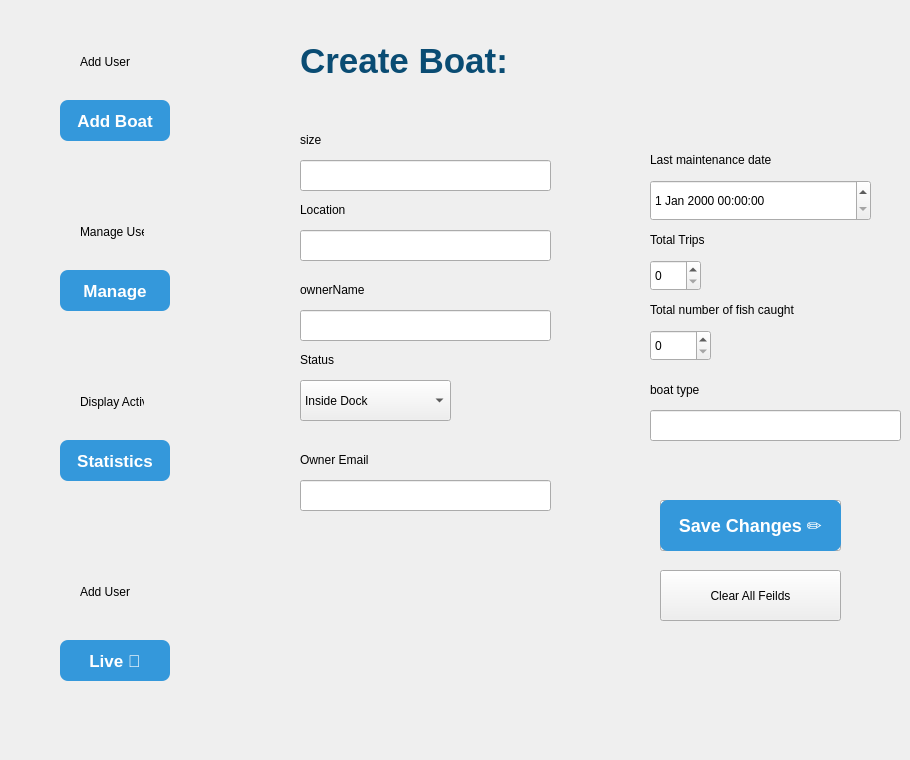
     <widget class="QWidget" name="user_page1_5">
      <widget class="QWidget" name="BackFrame_19" native="true">
       <property name="geometry">
        <rect>
         <x>10</x>
         <y>10</y>
         <width>201</width>
         <height>741</height>
        </rect>
       </property>
       <widget class="QPushButton" name="Display_19">
        <property name="geometry">
         <rect>
          <x>50</x>
          <y>430</y>
          <width>110</width>
          <height>41</height>
         </rect>
        </property>
        <property name="styleSheet">
         <string notr="true">QPushButton {
    background-color: #3498db;
    color: white;
    font-size: 17px;
    font-weight: bold;
    border: none;
    border-radius: 8px;
    padding: 8px 16px;
}
QPushButton:hover {
    background: qlineargradient(x1:0, y1:0, x2:0, y2:1,
                                stop:0 #38bdf8, stop:1 #0ea5e9);
}

QPushButton:pressed {
    background: qlineargradient(x1:0, y1:0, x2:0, y2:1,
                                stop:0 #0369a1, stop:1 #075985);
}
</string>
        </property>
        <property name="text">
         <string>Statistics</string>
        </property>
       </widget>
       <widget class="QLabel" name="dispboat1">
        <property name="geometry">
         <rect>
          <x>70</x>
          <y>360</y>
          <width>64</width>
          <height>64</height>
         </rect>
        </property>
        <property name="styleSheet">
         <string notr="true">ui-&gt;adduser-&gt;setFixedSize(32, 32);</string>
        </property>
        <property name="text">
         <string>Display Activity </string>
        </property>
       </widget>
       <widget class="QPushButton" name="Manage_19">
        <property name="geometry">
         <rect>
          <x>50</x>
          <y>260</y>
          <width>110</width>
          <height>41</height>
         </rect>
        </property>
        <property name="styleSheet">
         <string notr="true">QPushButton {
    background-color: #3498db;
    color: white;
    font-size: 17px;
    font-weight: bold;
    border: none;
    border-radius: 8px;
    padding: 8px 16px;
}
QPushButton:hover {
    background: qlineargradient(x1:0, y1:0, x2:0, y2:1,
                                stop:0 #38bdf8, stop:1 #0ea5e9);
}

QPushButton:pressed {
    background: qlineargradient(x1:0, y1:0, x2:0, y2:1,
                                stop:0 #0369a1, stop:1 #075985);
}
</string>
        </property>
        <property name="text">
         <string>Manage</string>
        </property>
       </widget>
       <widget class="QLabel" name="ManBoat1">
        <property name="geometry">
         <rect>
          <x>70</x>
          <y>190</y>
          <width>64</width>
          <height>64</height>
         </rect>
        </property>
        <property name="styleSheet">
         <string notr="true">ui-&gt;adduser-&gt;setFixedSize(32, 32);</string>
        </property>
        <property name="text">
         <string>Manage User</string>
        </property>
       </widget>
       <widget class="QPushButton" name="add_user_19">
        <property name="geometry">
         <rect>
          <x>50</x>
          <y>90</y>
          <width>110</width>
          <height>41</height>
         </rect>
        </property>
        <property name="styleSheet">
         <string notr="true">QPushButton {
    background-color: #3498db;
    color: white;
    font-size: 17px;
    font-weight: bold;
    border: none;
    border-radius: 8px;
    padding: 8px 16px;
}
QPushButton:hover {
    background: qlineargradient(x1:0, y1:0, x2:0, y2:1,
                                stop:0 #38bdf8, stop:1 #0ea5e9);
}

QPushButton:pressed {
    background: qlineargradient(x1:0, y1:0, x2:0, y2:1,
                                stop:0 #0369a1, stop:1 #075985);
}
</string>
        </property>
        <property name="text">
         <string>Add Boat</string>
        </property>
       </widget>
       <widget class="QLabel" name="Addboat1">
        <property name="geometry">
         <rect>
          <x>70</x>
          <y>20</y>
          <width>64</width>
          <height>64</height>
         </rect>
        </property>
        <property name="styleSheet">
         <string notr="true">ui-&gt;adduser-&gt;setFixedSize(32, 32);</string>
        </property>
        <property name="text">
         <string>Add User</string>
        </property>
       </widget>
       <widget class="QPushButton" name="forgetpwd_7">
        <property name="geometry">
         <rect>
          <x>50</x>
          <y>630</y>
          <width>110</width>
          <height>41</height>
         </rect>
        </property>
        <property name="styleSheet">
         <string notr="true">QPushButton {
    background-color: #3498db;
    color: white;
    font-size: 17px;
    font-weight: bold;
    border: none;
    border-radius: 8px;
    padding: 8px 16px;
}
QPushButton:hover {
    background: qlineargradient(x1:0, y1:0, x2:0, y2:1,
                                stop:0 #38bdf8, stop:1 #0ea5e9);
}

QPushButton:pressed {
    background: qlineargradient(x1:0, y1:0, x2:0, y2:1,
                                stop:0 #0369a1, stop:1 #075985);
}
</string>
        </property>
        <property name="text">
         <string>Live 📌</string>
        </property>
       </widget>
       <widget class="QLabel" name="Live1">
        <property name="geometry">
         <rect>
          <x>70</x>
          <y>550</y>
          <width>64</width>
          <height>64</height>
         </rect>
        </property>
        <property name="styleSheet">
         <string notr="true">ui-&gt;adduser-&gt;setFixedSize(32, 32);</string>
        </property>
        <property name="text">
         <string>Add User</string>
        </property>
       </widget>
      </widget>
      <widget class="QLabel" name="label_105">
       <property name="geometry">
        <rect>
         <x>650</x>
         <y>300</y>
         <width>251</width>
         <height>20</height>
        </rect>
       </property>
       <property name="text">
        <string>Total number of fish caught</string>
       </property>
      </widget>
      <widget class="QLabel" name="label_101">
       <property name="geometry">
        <rect>
         <x>650</x>
         <y>150</y>
         <width>211</width>
         <height>20</height>
        </rect>
       </property>
       <property name="text">
        <string>Last maintenance date</string>
       </property>
      </widget>
      <widget class="QPushButton" name="clearBoatButton">
       <property name="geometry">
        <rect>
         <x>660</x>
         <y>570</y>
         <width>181</width>
         <height>51</height>
        </rect>
       </property>
       <property name="text">
        <string>Clear All Feilds</string>
       </property>
      </widget>
      <widget class="QDateTimeEdit" name="boatMaintenanceDateEdit">
       <property name="geometry">
        <rect>
         <x>650</x>
         <y>180</y>
         <width>221</width>
         <height>41</height>
        </rect>
       </property>
      </widget>
      <widget class="QSpinBox" name="boatTripsSpinBox">
       <property name="geometry">
        <rect>
         <x>650</x>
         <y>260</y>
         <width>51</width>
         <height>31</height>
        </rect>
       </property>
      </widget>
      <widget class="QLineEdit" name="boatOwnerNameLineEdit">
       <property name="geometry">
        <rect>
         <x>300</x>
         <y>310</y>
         <width>251</width>
         <height>31</height>
        </rect>
       </property>
      </widget>
      <widget class="QLineEdit" name="boatLocationLineEdit">
       <property name="geometry">
        <rect>
         <x>300</x>
         <y>230</y>
         <width>251</width>
         <height>31</height>
        </rect>
       </property>
      </widget>
      <widget class="QPushButton" name="addBoatButton">
       <property name="geometry">
        <rect>
         <x>660</x>
         <y>500</y>
         <width>181</width>
         <height>51</height>
        </rect>
       </property>
       <property name="text">
        <string>Create Boat</string>
       </property>
      </widget>
      <widget class="QPushButton" name="editBoatButton">
       <property name="geometry">
        <rect>
         <x>660</x>
         <y>500</y>
         <width>181</width>
         <height>51</height>
        </rect>
       </property>
       <property name="visible">
        <bool>false</bool>
       </property>
       <property name="styleSheet">
        <string notr="true">QPushButton {
    background-color: #3498db;
    color: white;
    font-size: 18px;
    font-weight: bold;
    border: none;
    border-radius: 8px;
    padding: 8px 16px;
}
QPushButton:hover {
    background: qlineargradient(x1:0, y1:0, x2:0, y2:1,
                                stop:0 #38bdf8, stop:1 #0ea5e9);
}
QPushButton:pressed {
    background: qlineargradient(x1:0, y1:0, x2:0, y2:1,
                                stop:0 #0369a1, stop:1 #075985);
}
</string>
       </property>
       <property name="text">
        <string>Save Changes ✏️</string>
       </property>
      </widget>
      <widget class="QLabel" name="label_103">
       <property name="geometry">
        <rect>
         <x>300</x>
         <y>130</y>
         <width>111</width>
         <height>20</height>
        </rect>
       </property>
       <property name="text">
        <string>size</string>
       </property>
      </widget>
      <widget class="QComboBox" name="boatStatusComboBox">
       <property name="geometry">
        <rect>
         <x>300</x>
         <y>380</y>
         <width>151</width>
         <height>41</height>
        </rect>
       </property>
       <item>
        <property name="text">
         <string>Inside Dock</string>
        </property>
       </item>
       <item>
        <property name="text">
         <string>Outside Dock</string>
        </property>
       </item>
      </widget>
      <widget class="QLineEdit" name="boatOwnerEmailLineEdit">
       <property name="geometry">
        <rect>
         <x>300</x>
         <y>480</y>
         <width>251</width>
         <height>31</height>
        </rect>
       </property>
      </widget>
      <widget class="QLabel" name="label_102">
       <property name="geometry">
        <rect>
         <x>300</x>
         <y>200</y>
         <width>111</width>
         <height>20</height>
        </rect>
       </property>
       <property name="text">
        <string>Location</string>
       </property>
      </widget>
      <widget class="QLineEdit" name="boatTypeLineEdit">
       <property name="geometry">
        <rect>
         <x>650</x>
         <y>410</y>
         <width>251</width>
         <height>31</height>
        </rect>
       </property>
      </widget>
      <widget class="QLabel" name="label_106">
       <property name="geometry">
        <rect>
         <x>650</x>
         <y>380</y>
         <width>251</width>
         <height>20</height>
        </rect>
       </property>
       <property name="text">
        <string>boat type</string>
       </property>
      </widget>
      <widget class="QLabel" name="label_97">
       <property name="geometry">
        <rect>
         <x>300</x>
         <y>280</y>
         <width>111</width>
         <height>20</height>
        </rect>
       </property>
       <property name="text">
        <string>ownerName</string>
       </property>
      </widget>
      <widget class="QLabel" name="label_99">
       <property name="geometry">
        <rect>
         <x>300</x>
         <y>40</y>
         <width>301</width>
         <height>41</height>
        </rect>
       </property>
       <property name="styleSheet">
        <string notr="true">font-family: &quot;Behove&quot;;
font-size: 35px;
    font-weight: bold;
    color: #0a4c73;</string>
       </property>
       <property name="text">
        <string>Create Boat:</string>
       </property>
      </widget>
      <widget class="QSpinBox" name="boatFishSpinBox">
       <property name="geometry">
        <rect>
         <x>650</x>
         <y>330</y>
         <width>61</width>
         <height>31</height>
        </rect>
       </property>
      </widget>
      <widget class="QLineEdit" name="boatSizeLineEdit">
       <property name="geometry">
        <rect>
         <x>300</x>
         <y>160</y>
         <width>251</width>
         <height>31</height>
        </rect>
       </property>
      </widget>
      <widget class="QLabel" name="label_104">
       <property name="geometry">
        <rect>
         <x>300</x>
         <y>450</y>
         <width>111</width>
         <height>20</height>
        </rect>
       </property>
       <property name="text">
        <string>Owner Email</string>
       </property>
      </widget>
      <widget class="QLabel" name="label_100">
       <property name="geometry">
        <rect>
         <x>650</x>
         <y>230</y>
         <width>111</width>
         <height>20</height>
        </rect>
       </property>
       <property name="text">
        <string>Total Trips</string>
       </property>
      </widget>
      <widget class="QLabel" name="label_98">
       <property name="geometry">
        <rect>
         <x>300</x>
         <y>350</y>
         <width>111</width>
         <height>20</height>
        </rect>
       </property>
       <property name="text">
        <string>Status</string>
       </property>
      </widget>
     </widget>
